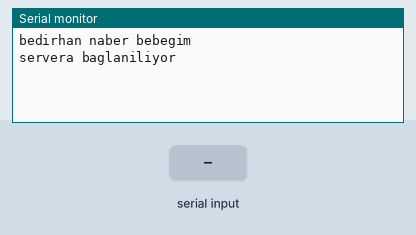
Simulated run of this sketch. Board: Arduino Uno, built with avr-gcc and run on an emulated ATmega328P. On the bench: the last lines printed to the serial monitor. Inputs (shaded band) come from the test bench. Uploads are accepted with an empty reply.

Above: at 4.2 s.
4.3 s: "1" received over Serial
At 6.4 s:
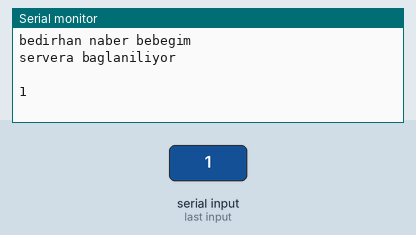
6.7 s: "0" received over Serial
At 8.5 s:
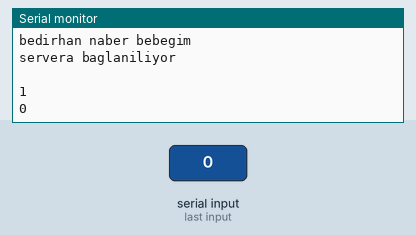

The sketch:

GSMtoWebServer.ino
```cpp
//Author: b1d0

#include <GSM.h>
#include <stdio.h>
#include <string.h>
#include <ArduinoJson.h>

#define PINNUMBER ""

#define GPRS_APN       "internet"
#define GPRS_LOGIN     "eva"
#define GPRS_PASSWORD  "123"

GSMClient client;
GPRS gprs;
GSM gsmAccess;

char server[] = "18.194.209.204";
// char path[] = "/api/send/dagilmak_istiyorum";
int port = 3000;

//char server[] = "webhook.site";
//int port = 80;

long result;
boolean notConnected = true;
boolean serverConnection = false;
int i = 0;

StaticJsonBuffer<3000> jsonBuffer;
JsonObject& object = jsonBuffer.createObject();

void setup() {
    Serial.begin(9600);
    while (!Serial) {
        ;
    }

    Serial.println("bedirhan naber bebegim");

    while (notConnected) {
        if ((gsmAccess.begin(PINNUMBER) == GSM_READY) & (gprs.attachGPRS(GPRS_APN, GPRS_LOGIN, GPRS_PASSWORD) == GPRS_READY)) {
            notConnected = false;
        } else {
            Serial.println("GSM'e baglanilamadi :(");
            delay(1000);
        }
    }

    Serial.println("servera baglaniliyor");
    Serial.println(" ");
}

void loop() {
    if (!client.connected()) {
        client.connect(server, port);
    }

    if (client.connected()) {
        delay(100);

        Serial.println(Serial.readString());

        client.print("POST /api/send/pembe_mezarlik?data=");
        client.print(Serial.readString());
        client.println(" HTTP/1.1");

        client.print("Host: ");
        client.println(server);

        client.println("Accept: /");
        client.println("Accept-Encoding: gzip, deflate");
        client.println("User-Agent: Arduino/1.0");
        client.print("Content-Length: ");
        client.println(object.measureLength());
        client.println();
        object.printTo(client);

        delay(100);
        i++;
        if(i == 30){
          client.flush();
        }
    }
}
```

Measured:
- after the input at 4.3 s, the serial monitor: prints a new line after 1.0 s (image 1)
- after the input at 6.7 s, the serial monitor: prints a new line after 1.0 s (image 2)
